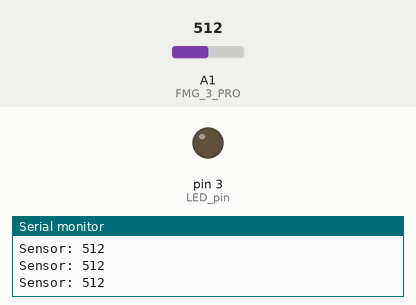
This sketch was run on a simulated Arduino Mega 2560, built with avr-gcc and run on an emulated ATmega2560. Parts: output pins drawn as LEDs (lit = HIGH), the last lines printed to the serial monitor. The test bench sets the inputs (shaded band); at power-on: A1 (FMG_3_PRO) = 512.

Above: at 1.2 s.
1.3 s: A1 (FMG_3_PRO) set to 1008
2.8 s: A1 (FMG_3_PRO) set to 1017
At 4.2 s:
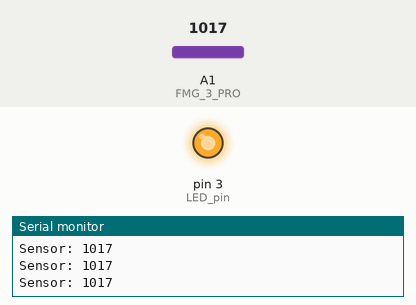
Timing chart, 0 to 5.8 s (numbered marks = the images above; inputs shaded):
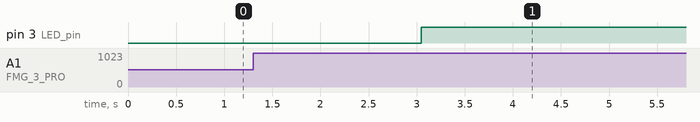

The sketch:

fgm3_pro________.ino
```cpp
// -------------------------------
// FGM-3 PRO Mobile Phone Detector
// Arduino Mega 2560
// Elbek Project – Final Version
// -------------------------------

#define FMG_3_PRO A1     // Sensor analog pin
#define LED_pin 3        // LED indicator

int prevValue = 0;
bool phoneDetected = false;

const int DETECT_THRESHOLD = 1017;  // Signal threshold
const int STABLE_COUNT = 5;         // How many samples to confirm detection

int highCount = 0;
int lowCount = 0;

void setup() {
  Serial.begin(9600);
  pinMode(LED_pin, OUTPUT);
  pinMode(FMG_3_PRO, INPUT);

  Serial.println("FGM-3 PRO Phone Detector Started...");
  Serial.println("Monitoring electromagnetic activity...");
}

void loop() {
  int value = analogRead(FMG_3_PRO);

  // Show raw sensor value
  Serial.print("Sensor: ");
  Serial.println(value);

  // --- Detection Logic ---

  if (value >= DETECT_THRESHOLD) {
    highCount++;
    lowCount = 0;
  } else {
    lowCount++;
    highCount = 0;
  }

  // If sensor is HIGH for several cycles → phone detected
  if (highCount >= STABLE_COUNT && !phoneDetected) {
    phoneDetected = true;
    digitalWrite(LED_pin, HIGH);
    Serial.println("📱 PHONE DETECTED!");
  }

  // If sensor is LOW for several cycles → phone left
  if (lowCount >= STABLE_COUNT && phoneDetected) {
    phoneDetected = false;
    digitalWrite(LED_pin, LOW);
    Serial.println("✔ Area Clear (No phone)");
  }

  delay(50);  // Stabilization delay
}
```

Measured:
- the behaviour switches between 1016 and 1017 on A1 (FMG_3_PRO) (found by bisection; images 0 and 1)
- after the input at 2.8 s, pin 3 (LED_pin): LOW → HIGH after 0.25 s
